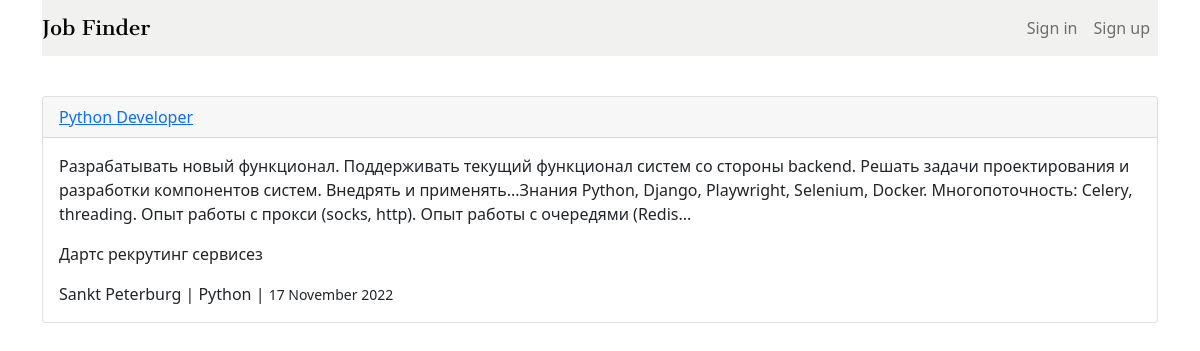
/detail/196/, run on the app's committed database.
### scraping/models.py (models this page shows, shortened)
class Vacancy(models.Model):
    url = models.URLField(unique=True)
    title = models.CharField(max_length=250, verbose_name='Job title')
    company = models.CharField(max_length=250, verbose_name='Company')
    description = models.TextField(verbose_name='Job description')
    city = models.ForeignKey(City, on_delete=models.CASCADE,
                             verbose_name='City')
    language = models.ForeignKey(Language, on_delete=models.CASCADE,
                                 verbose_name='Programming language')
    timestamp = models.DateField(auto_now_add=True)
    class Meta:
        verbose_name = 'vacancy'
        verbose_name_plural = 'vacancy'
        ordering = ['-timestamp']

class City(models.Model):
    name = models.CharField(max_length=60, verbose_name='Name of the city', unique=True)
    slug = models.CharField(max_length=60, blank=True, unique=True)
    class Meta:
        verbose_name = 'city'
        verbose_name_plural = 'cities'
        ordering = ['name']

class Language(models.Model):
    name = models.CharField(max_length=60, verbose_name='Programming language', unique=True)
    slug = models.CharField(max_length=60, blank=True, unique=True)
    class Meta:
        verbose_name = 'programming language'
        verbose_name_plural = 'programming languages'
        ordering = ['name']

### scraping/views.py (the view)
# urls.py: path('detail/<slug:id>/', VacancyDetailView.as_view(), name='detail'),
class VacancyDetailView(DetailView):
    queryset = Vacancy.objects.all()
    template_name = 'scraping/detail.html'
    slug_field = 'id'
    slug_url_kwarg = 'id'

### scraping/templates/scraping/detail.html (shortened to what this page needs)
{% extends 'base.html' %}
{% block content %}
<br>
    <div class="card my-3">
      <div class="card-header">
        <a href="{{ object.url }}">{{ object.title }}</a>
      </div>
      <div class="card-body">
          <p class="card-text">{{ object.description }}</p>
          <p>{{ object.company }}</p>
          <p class="card-text">{{ object.city.name }} | {{ object.language.name }} | <small>{{ object.timestamp|date:"j F Y"  }}</small></p>
      </div>
    </div>
{% endblock %}

### templates/base.html (shortened to what this page needs)
{% load static %}
{% url 'accounts:update' as update_url %}
{% url 'accounts:register' as register_url %}
{% url 'accounts:login' as login_url %}
<!doctype html>
<html lang="en">
  <head>
    <link href="https://cdn.jsdelivr.net/npm/bootstrap@5.0.2/dist/css/bootstrap.min.css" rel="stylesheet">
    <link href="https://cdn.jsdelivr.net/npm/select2@4.1.0-rc.0/dist/css/select2.min.css" rel="stylesheet" />
    <link rel="stylesheet" href="{% static 'accounts/custom.css' %}">
    <link rel="stylesheet" href="{% static 'css/main.css' %}">
  </head>
  <body>
  <div class="container">
  <nav class="navbar navbar-expand-lg navbar-light" style="background-color: #f1f1f0;">
    <a class="navbar-brand" href="{% url 'home' %}" id="brand">Job Finder</a>
    <div class="collapse navbar-collapse" id="navbarNav">
      <ul class="navbar-nav ms-auto">
        {% if user.is_authenticated %}
          <li class="nav-item">
            <a class="nav-link {% if request.path == update_url %} active {% endif %}" href="{% url 'accounts:update' %}">User settings</a>
          </li>
          <li class="nav-item">
            <a class="nav-link" href="{% url 'accounts:logout' %}">Log out</a>
          </li>
        {% else %}
          <li class="nav-item">
            <a class="nav-link {% if request.path == login_url %} active {% endif %}" href="{% url 'accounts:login' %}">Sign in</a>
          </li>
          <li class="nav-item">
            <a class="nav-link {% if request.path == register_url %} active {% endif %}" href="{% url 'accounts:register' %}">Sign up</a>
          </li>
        {% endif %}
      </ul>
    </div>
  </nav>
  </div>
  <div class="container">
    {% block content %}
    {% endblock %}
  </div>
  </body>
</html>

### static/css/main.css (style rules this page uses)
#brand { font-family: CantataOne; color: #000000; }

### data on the page
Vacancy: title "Python Developer", description "Разрабатывать новый функционал. Поддерживать текущий функционал систем со стороны backend. Решать задачи проектирования и разработки компонентов систем. Внедрять и применять...Знания Python, Django, Playwright, Selenium, Docker. Многопоточность: Celery, threading. Опыт работы с прокси (socks, http). Опыт работы с очередями (Redis...", company "Дартс рекрутинг сервисез", city.name "Sankt Peterburg", language.name "Python", timestamp "17 November 2022"
